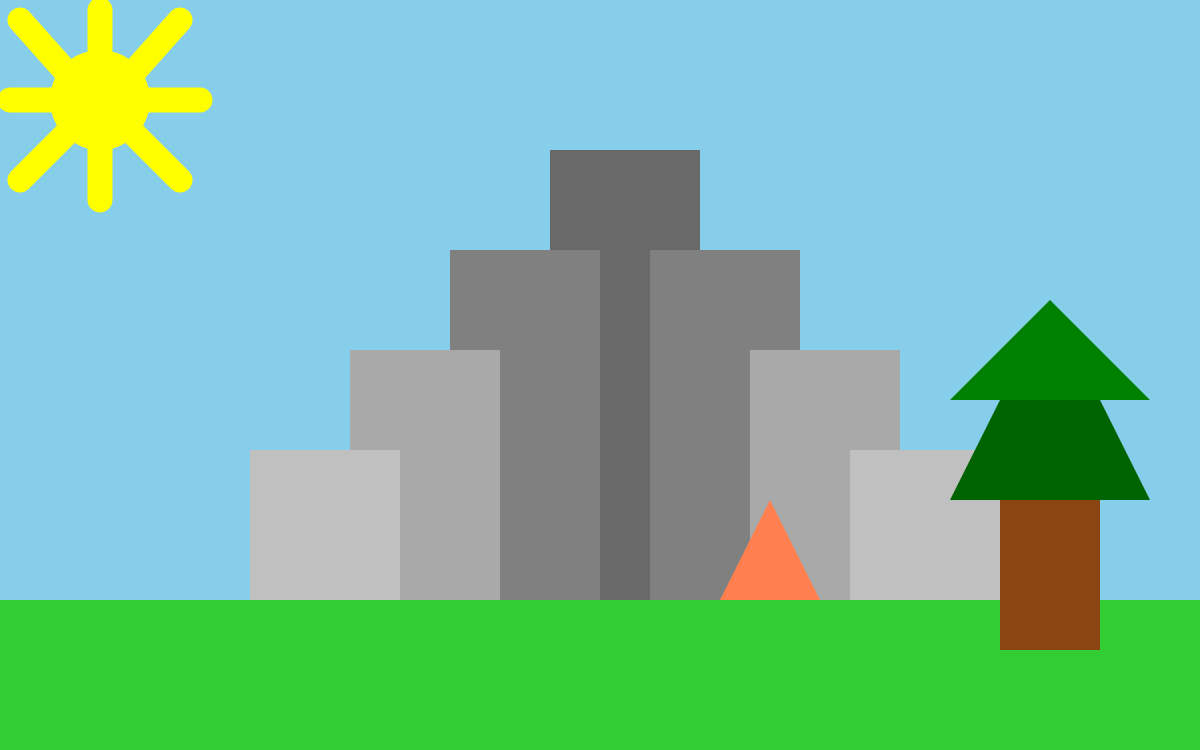
Frame 1 (no input)
Frame 60 (no input): identical to frame 1, image omitted
Frame 120 (the mouse pressed at the canvas centre since frame 60): identical to frame 1, image omitted

The p5.js sketch that drew this single still picture (run headless with seeded random() and noise() and a simulated clock; from frame 60 on, the mouse is pressed at the canvas centre):

// p5.js sketch
// ── sketch.js
function setup() {
  
  createCanvas(1200, 750);
}

function draw() {
  noStroke();
  background("#87CEEB"); // Небо
  
  fill ("#32CD32"); // Цвет травы
  rect (0, 600, 1200, 150); // Трава
  
  fill ("#FFFF00"); // Цвет солнца
  ellipse (100, 100, 100); // Солнце
  
  stroke("#FFFF00");
  strokeWeight(25);
  line (100, 110, 20, 20); //лево-верх
  line (100, 100, 100, 10); //верх
  line (100, 110, 180, 20); //право-верх
  line (100, 100, 200, 100); //право
  line (100, 100, 180, 180); //право-вниз
  line (100, 100, 100, 200); //вниз
  line (100, 100, 20, 180); //лево-вниз
  line (100, 100, 10, 100); //лево-вниз
  
  noStroke();
  fill ("#696969");
  rect (550, 150, 150, 450); //Вершина
  
  fill ("#808080");
  rect (450, 250, 150, 350); //Вершина
  rect (650, 250, 150, 350);
  
  fill ("#A9A9A9");
  rect (350, 350, 150, 250); //Вершина
  rect (750, 350, 150, 250);
  
  fill ("#C0C0C0");
  rect (250, 450, 150, 150); //Вершина
  rect (850, 450, 150, 150);
  
  noStroke();
  fill ("#8B4513");
  rect (1000, 450, 100, 200); //Дерево
  
  fill ("#006400");
  triangle (1050, 300, 950, 500, 1150, 500); // лист ниже
  fill ("#008000")
  triangle (1050, 300, 950, 400, 1150, 400); // лист выше
  
  fill("#FF7F50");
  triangle (770, 500, 720, 600, 820, 600); // Препятствие
}
